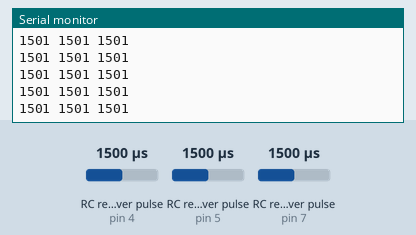
Simulated run of this sketch. Board: Arduino Uno, built with avr-gcc and run on an emulated ATmega328P. Shown: the last lines printed to the serial monitor. Wiring (inferred from the names in the program): 3 × RC receiver channel: data pin 4 / data pin 5 / data pin 7. Inputs (shaded band) come from the test bench; at power-on: RC receiver pulse (sensors on pin 4, pin 5, pin 7) 1500 µs.

Above: at 1.2 s.
1.3 s: RC receiver pulse (sensor on pin 4) set to 1020 µs
At 1.37 s:
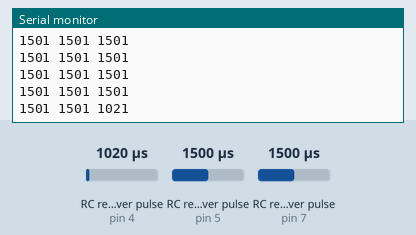
2.8 s: RC receiver pulse (sensor on pin 5) set to 1020 µs
At 2.87 s:
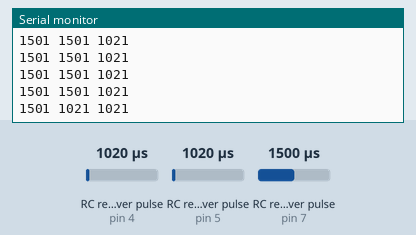
4.3 s: RC receiver pulse (sensor on pin 7) set to 1020 µs
At 4.37 s:
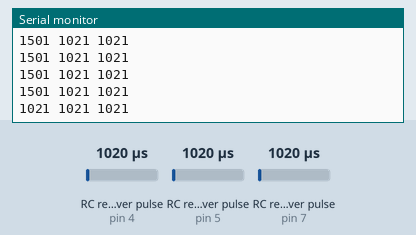
5.8 s: RC receiver pulse (sensor on pin 4) set to 1250 µs
At 5.87 s:
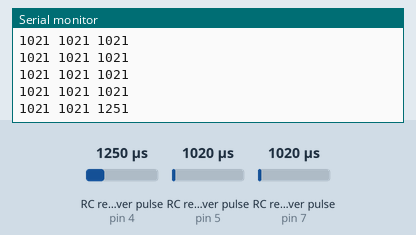
7.3 s: RC receiver pulse (sensor on pin 5) set to 1250 µs
At 7.37 s:
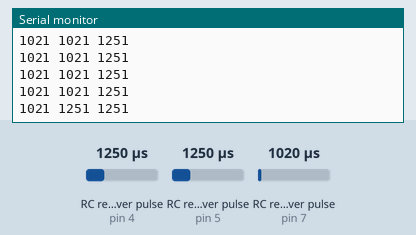
8.8 s: RC receiver pulse (sensor on pin 7) set to 1250 µs
At 8.87 s:
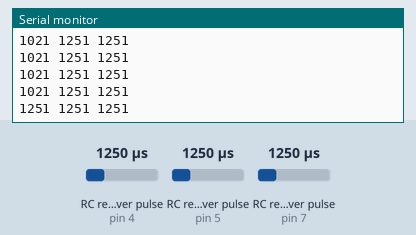
Timing chart, 0 to 11.3 s (numbered marks = the images above; inputs shaded):
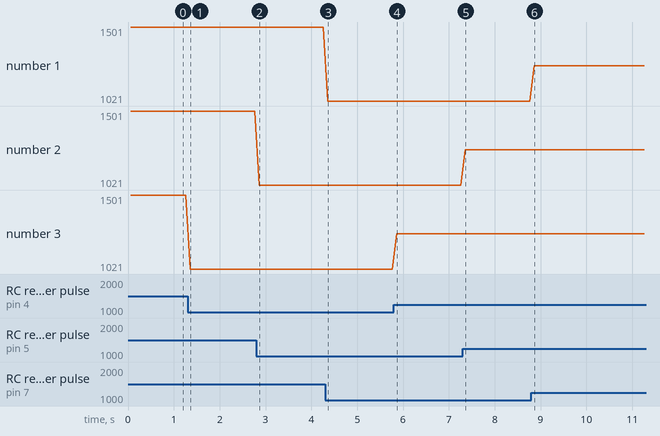

Measured:
- after the input at 1.3 s, the serial monitor: prints a new line after 0.06 s (image 1)
- after the input at 2.8 s, the serial monitor: prints a new line after 0.06 s (image 2)
- after the input at 4.3 s, the serial monitor: prints a new line after 0.06 s (image 3)
- after the input at 5.8 s, the serial monitor: prints a new line after 0.06 s (image 4)
- after the input at 7.3 s, the serial monitor: prints a new line after 0.06 s (image 5)
- after the input at 8.8 s, the serial monitor: prints a new line after 0.06 s (image 6)
- plotted number 3: 1501 → 1021 after the input at 1.3 s, 1021 → 1251 after the input at 5.8 s

The sketch:

PulseIn_remot.ino
```cpp
//Remote Roboboat Undip
int ch1 = 8;
int ch2 = 7;
int ch3 = 6;
int ch4 = 5;
int ch5 = 4;
int ch6 = 3;
unsigned long Channel_1, Channel_2, Channel_3, Channel_4, Channel_5, Channel_6;

void setup()
{
  Serial.begin(57600);
  pinMode(ch2, INPUT);
  pinMode(ch4, INPUT);
  pinMode(ch5, INPUT);
}

void loop()
{
  Channel_2 = pulseIn(ch2, HIGH);
  Channel_4 = pulseIn(ch4, HIGH);
  Channel_5 = pulseIn(ch5, HIGH);
  Serial.print(Channel_2);
  Serial.print(" ");
  Serial.print(Channel_4);
  Serial.print(" ");
  Serial.println(Channel_5);
  delay(50);

  int Data_CH2 = (Channel_2-999)*0.245;
  int Data_CH4 = (Channel_4-999)*0.245;
  int Data_CH5 = (Channel_5-999)*0.245;
//  Serial.write(255);
//  Serial.write(Data_CH2);
//  Serial.write(Data_CH4);
//  Serial.write(Data_CH5);
}
```
